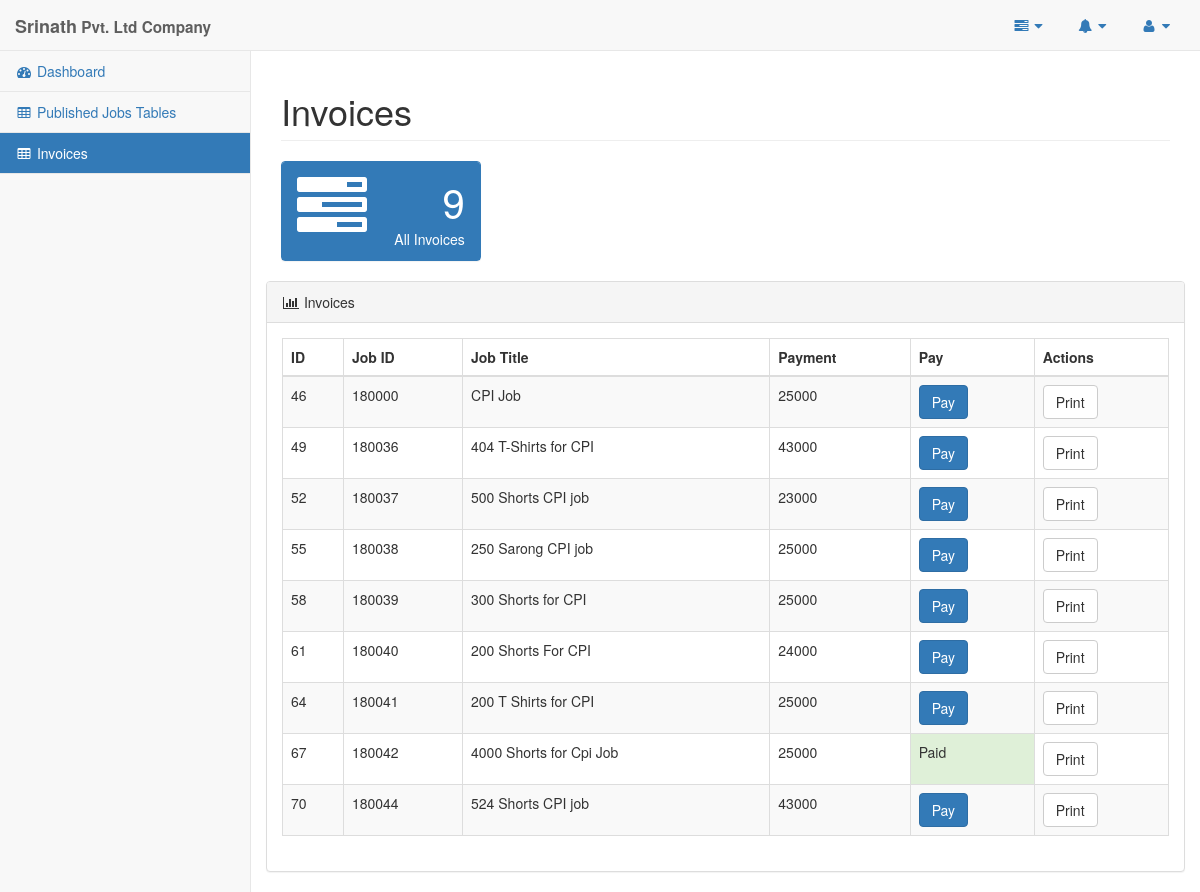
/pages/company_invoices.php (signed in), run on the app's committed database.
### tables this page shows
CREATE TABLE `invoice` (
  `invoiceID` int(11) NOT NULL,
  `jobID` int(11) DEFAULT NULL,
  `userID` varchar(45) DEFAULT NULL,
  `price` varchar(100) DEFAULT '0',
  `isPaid` int(11) NOT NULL DEFAULT '0'
);

CREATE TABLE `supplier_job` (
  `jobID` int(11) NOT NULL,
  `jobTitle` varchar(45) DEFAULT NULL,
  `jobType` varchar(45) DEFAULT NULL,
  `jobCount` int(11) DEFAULT NULL,
  `workerCount` int(11) NOT NULL,
  `jobPeriod` int(45) DEFAULT NULL,
  `jobStatus` varchar(45) DEFAULT 'offline',
  `jobStart` varchar(45) DEFAULT NULL,
  `jobEnd` varchar(45) DEFAULT NULL,
  `jobPublished` varchar(100) DEFAULT NULL,
  `jobProgress` int(45) DEFAULT '0',
  `supID` varchar(45) NOT NULL,
  `locationID` int(11) NOT NULL,
  `comID` varchar(100) DEFAULT NULL,
  `jobNature` varchar(10) NOT NULL DEFAULT 'Full Time',
  `workersJoined` int(10) NOT NULL DEFAULT '0',
  `jobRatings` int(10) NOT NULL DEFAULT '0',
  `jobPrice` int(11) NOT NULL DEFAULT '0',
  `comJobID` int(11) NOT NULL DEFAULT '0'
);

### pages/query_boxes/company_all_invoice.php (the view)
<?php
    $userID=$_SESSION['userID'];
    $queryJob="SELECT * FROM invoice,supplier_job WHERE supplier_job.comID='$userID' AND supplier_job.jobID=invoice.jobID AND invoice.userID='$userID' AND supplier_job.jobStatus='done'";
    $resultJob=mysqli_query($conn,$queryJob);
    if(mysqli_num_rows($resultJob)>0){
        while($rowJob=mysqli_fetch_assoc($resultJob)){
            if($rowJob['isPaid']==1){
                 echo "<tr>
                    <td>".$rowJob['invoiceID']."</td>
                    <td>".$rowJob['jobID']."</td>
                    <td>".$rowJob['jobTitle']."</td>
                    <td>".$rowJob['price']."</td>
                    <td class='bg-success'>Paid</td>
                    <td><a href='../print/print.php?id=".$rowJob['invoiceID']."' target='_blank'><button class='btn btn-default'>Print</button></a></td>
                </tr>";
            }else{
                 echo "<tr>
                    <td>".$rowJob['invoiceID']."</td>
                    <td>".$rowJob['jobID']."</td>
                    <td>".$rowJob['jobTitle']."</td>
                    <td>".$rowJob['price']."</td>
                    <td><button class='btn btn-primary'>Pay</button></td>
                    <td><a href='../print/print.php?id=".$rowJob['invoiceID']."' target='_blank'><button class='btn btn-default'>Print</button></a></td>
                </tr>";
            }
        }
    }
?>

### data on the page
invoice: invoiceID "46", jobID.jobID "180000", jobID.jobTitle "CPI Job", price "25000"
invoice: invoiceID "49", jobID.jobID "180036", jobID.jobTitle "404 T-Shirts for CPI", price "43000"
invoice: invoiceID "52", jobID.jobID "180037", jobID.jobTitle "500 Shorts CPI job", price "23000"
invoice: invoiceID "55", jobID.jobID "180038", jobID.jobTitle "250 Sarong CPI job", price "25000"
invoice: invoiceID "58", jobID.jobID "180039", jobID.jobTitle "300 Shorts for CPI", price "25000"
invoice: invoiceID "61", jobID.jobID "180040", jobID.jobTitle "200 Shorts For CPI", price "24000"
invoice: invoiceID "64", jobID.jobID "180041", jobID.jobTitle "200 T Shirts for CPI", price "25000"
invoice: invoiceID "67", jobID.jobID "180042", jobID.jobTitle "4000 Shorts for Cpi Job", price "25000"
invoice: invoiceID "70", jobID.jobID "180044", jobID.jobTitle "524 Shorts CPI job", price "43000"

### other printed values
$_SESSION['userName'] "Srinath"
$row['invoiceCount'] "9"
